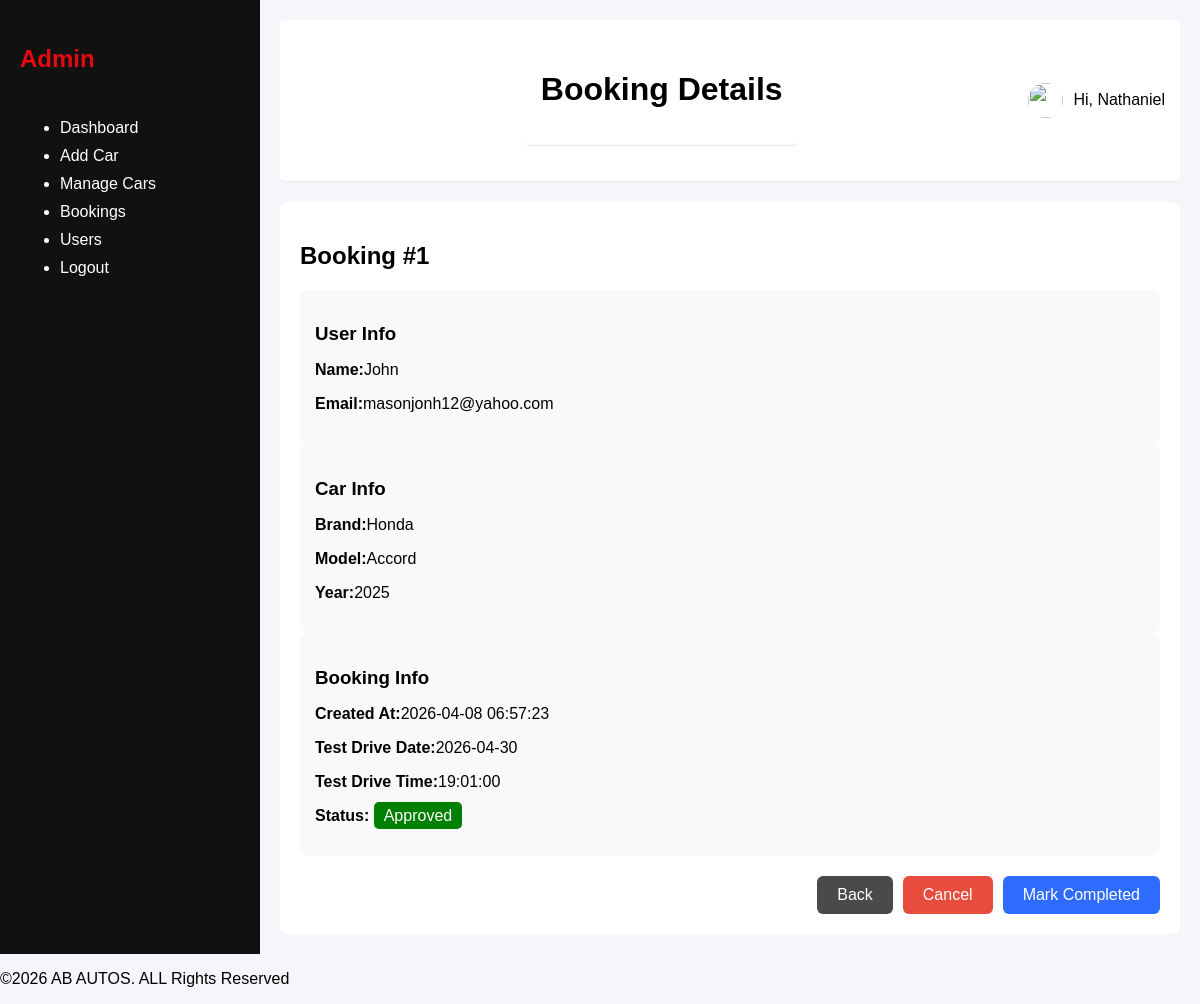
The app's page /admin/view_booking.php?id=1 (signed in) with its own data.
### tables this page shows
CREATE TABLE `bookings` (
  `id` int(11) NOT NULL,
  `user_id` int(11) NOT NULL,
  `car_id` int(11) NOT NULL,
  `booking_date` date NOT NULL,
  `booking_type` enum('test_drive','purchase') NOT NULL,
  `status` enum('pending','approved','cancelled') DEFAULT 'pending',
  `created_at` timestamp NOT NULL DEFAULT current_timestamp(),
  `full_name` varchar(255) DEFAULT NULL,
  `email` varchar(255) DEFAULT NULL,
  `phone` varchar(20) DEFAULT NULL,
  `booking_time` time DEFAULT NULL,
  `message` text DEFAULT NULL
);

CREATE TABLE `users` (
  `id` int(11) NOT NULL,
  `first_name` varchar(100) NOT NULL,
  `middle_name` varchar(100) NOT NULL,
  `last_name` varchar(100) NOT NULL,
  `email` varchar(100) NOT NULL,
  `phone` varchar(11) DEFAULT NULL,
  `password` varchar(255) NOT NULL,
  `role` enum('admin','user','super_admin') DEFAULT 'user',
  `created_at` timestamp NOT NULL DEFAULT current_timestamp(),
  `profile_pic` text DEFAULT NULL
);

CREATE TABLE `cars` (
  `id` int(11) NOT NULL,
  `brand` varchar(50) DEFAULT NULL,
  `model` varchar(50) DEFAULT NULL,
  `year` year(4) DEFAULT NULL,
  `price` decimal(12,2) DEFAULT NULL,
  `mileage` int(11) DEFAULT NULL,
  `fuel_type` enum('petrol','diesel','electric','hybrid') DEFAULT NULL,
  `transmission` enum('manual','automatic') DEFAULT NULL,
  `description` text DEFAULT NULL,
  `status` enum('available','reserved','sold') DEFAULT 'available',
  `created_at` timestamp NOT NULL DEFAULT current_timestamp(),
  `image` text DEFAULT NULL
);

### admin/view_booking.php (the view, shortened to what this page needs)
<?php
$mysqli = get_mysqli();
$id = (int)$_GET['id'];
$stmt = $mysqli->prepare("SELECT b.*, u.first_name AS user_name, u.email, c.model AS car_model, c.brand AS car_brand, c.year AS car_year FROM bookings b JOIN users u ON b.user_id = u.id JOIN cars c ON b.car_id = c.id WHERE b.id = ? ");
$stmt->bind_param("i", $id);
$stmt->execute();
$result = $stmt->get_result();
$booking = $result->fetch_assoc();
?>
<div class="details-container">
    <h2>Booking #<?= $booking['id'] ?></h2>
    <div class="detail-grid">
        <div class="detail-card">
            <h3>User Info</h3>
            <p><strong>Name:</strong><?= $booking['user_name'] ?></p>
            <p><strong>Email:</strong><?= $booking['email'] ?></p>
        </div>
        <div class="detail-card">
            <h3>Car Info</h3>
            <p><strong>Brand:</strong><?= $booking['car_brand'] ?></p>
            <p><strong>Model:</strong><?= $booking['car_model'] ?></p>
            <p><strong>Year:</strong><?= $booking['car_year'] ?></p>
        </div>
        <div class="detail-card">
            <h3>Booking Info</h3>
            <p><strong>Created At:</strong><?= $booking['created_at'] ?></p>
            <p><strong>Test Drive Date:</strong><?= $booking['booking_date'] ?></p>
            <p><strong>Test Drive Time:</strong><?= $booking['booking_time'] ?></p>
            <p>
                <strong>Status:</strong>
                <span class="status <?= strtolower($booking['status']) ?>">
                    <?= ucfirst($booking['status']) ?>
                </span>
            </p>
        </div>
    </div>
    <div class="form-actions">
        <a href="bookings.php" class="btn cancel">Back</a>
        <?php if($booking['status'] !== 'cancelled'): ?>
            <a href="../controllers/BookingController.php?cancel=<?= $booking['id'] ?>" class="btn delete" onclick="return confirm('Cancel this booking?')">
               Cancel
            </a>
        <?php endif; ?>
        <?php if($booking['status'] === 'approved'): ?>
            <a href="../controllers/BookingController.php?complete=<?= $booking['id'] ?>" class="btn primary">Mark Completed</a>
        <?php endif; ?>
    </div>
</div>
<?php
include "layout.php";

### public/assets/css/admin.css (style rules this page uses)
body { margin: 0; font-family: Arial; background: #f5f6fa; }
.form-actions { margin-top: 20px; display: flex; justify-content: flex-end; gap: 10px; }
.btn { padding: 10px 20px; border-radius: 6px; text-decoration: none; border: none; cursor: pointer; }
.btn.primary { background: #2e6cff; color: white; }
.btn.cancel { background: #4b4a4a; color: white; }
.status { padding: 5px 10px; border-radius: 5px; color: white; }
.btn.delete { background: #e74c3c; color: white; }
.status.approved, .status.confirmed { background: green; }
.details-container { background: white; padding: 20px; border-radius: 8px; }
.detail-card { background: #f9f9f9; padding: 15px; border-radius: 8px; }
.detail-card h3 { margin-bottom: 10px; }

### records on screen
bookings: id "1", user.first_name "John", user.email "masonjonh12@yahoo.com", car.brand "Honda", car.model "Accord", car.year "2025", created_at "2026-04-08 06:57:23", booking_date "2026-04-30", booking_time "19:01:00", status "Approved"

### other values on screen
$page_title "Booking Details"
$_SESSION['user_name'] "Nathaniel"
